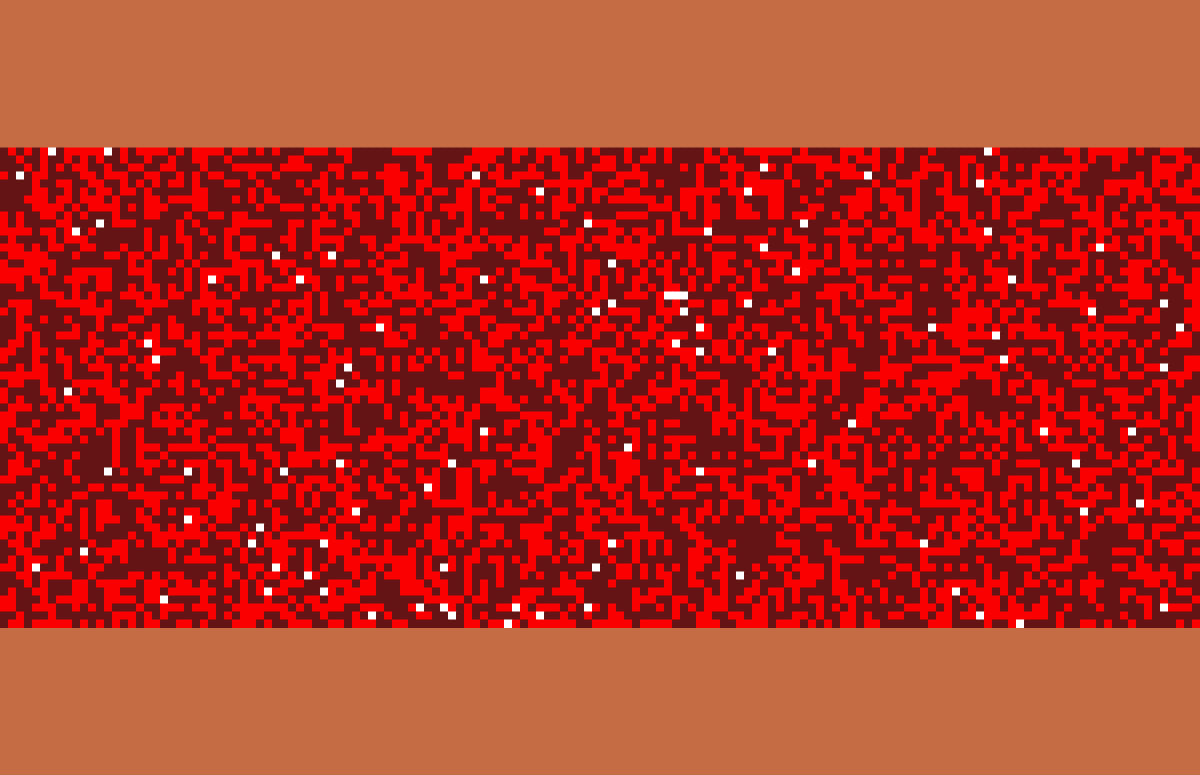
Frame 1 (no input)
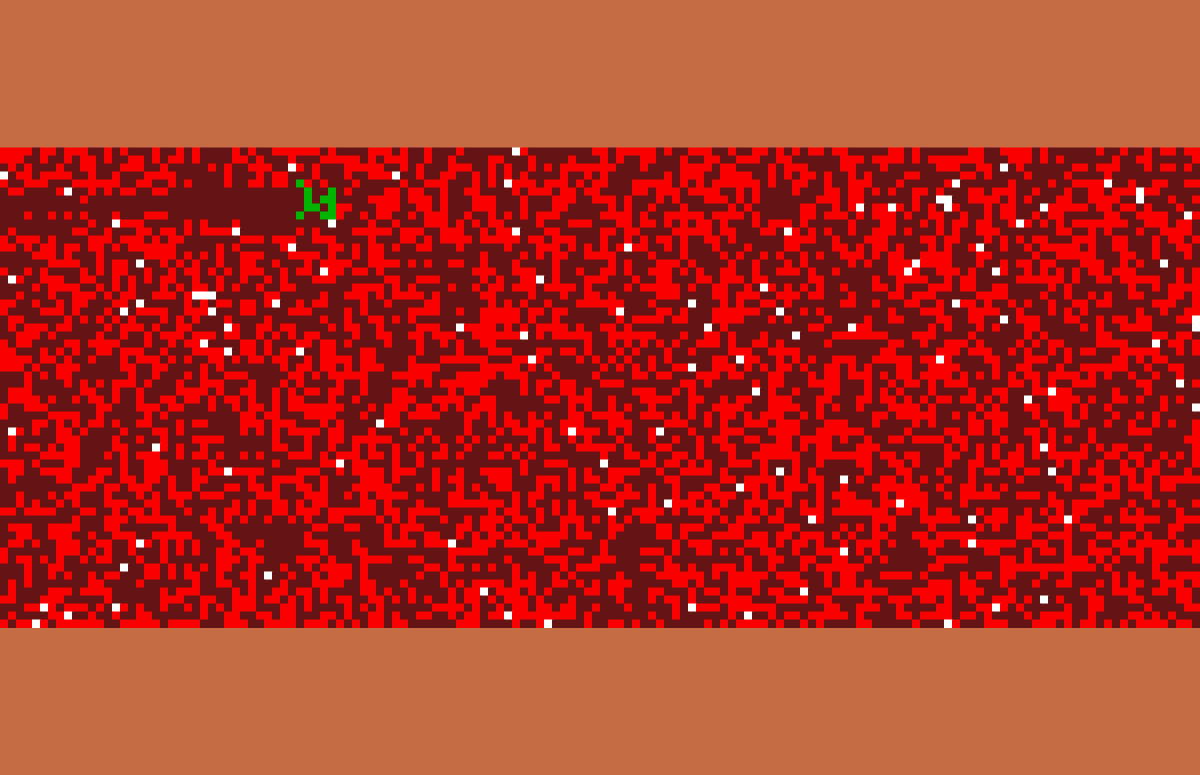
Frame 60 (the mouse pressed at the canvas centre just before this capture)
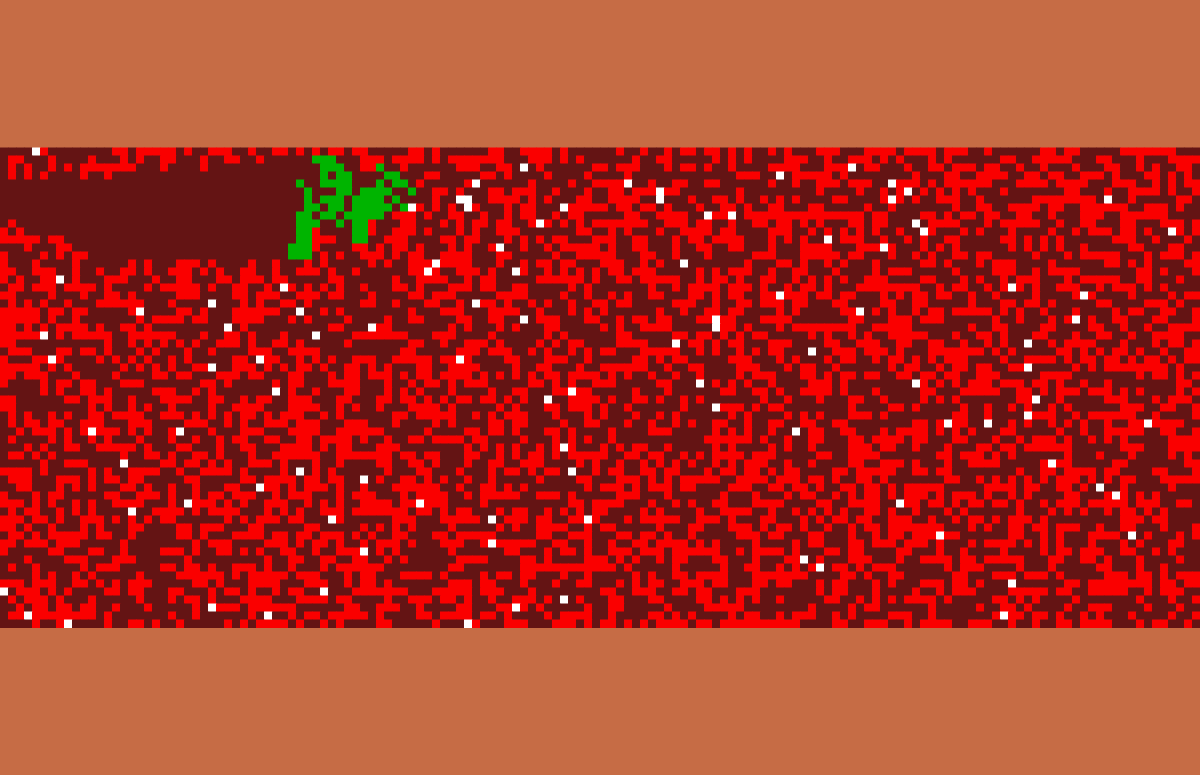
Frame 120 (the mouse held since frame 60 and released just before this capture)

The Processing sketch that drew these frames (run headless with seeded random() and noise(); from frame 60 on, the mouse is pressed at the canvas centre):

// Processing sketch: Blood_Virus
// ── Blood_Virus.pde
String[][] blood;
String[][] fakeblood;
String[] probabilities;

float cellSize;
float SidePadding;
float VerticalPadding;
int NumRows = 60;
int padding = 0;

// TRY CHANGING THE VALUES BELOW 
int ZoomOut = 150;         // Zooms out from the artery as the value increases (Min 150 if you want 0 padding)
int PSpawnRate = 10;       // The spawn rate of pathogens entering the bloodstream
int PHungerRate = 15;      // The rate at which the pathogen eats red blood cells
int VitaminCLevels = 14;   // The rate at which white blood cells destroy the microbial invaders
int VitaminDLevels = 17;   // The rate at which reinforcements arrive once white blood cells have detected pathogens
int RedPercent = 45;       // Percentage of red bloodcells in healthy blood
int WhitePercent = 1;      // Percentage of white bloodcells in healthy blood


void setup(){
  size(1200,775);
  frameRate(30);
  noStroke();
  
  probabilities = new String[100];
  FillProbabilities(RedPercent,WhitePercent);      // This sets percentages for red blood cells and white blood cells respectively
  
  blood = new String[NumRows][ZoomOut];
  fakeblood = new String[NumRows][ZoomOut];
  
  // These lines adjust padding to make all cells as big as possible
  int MaxTopSize = (height-2*padding)/NumRows;
  int MaxSideSize = (width-2*padding)/ZoomOut;
  cellSize = min(MaxSideSize,MaxTopSize);
  SidePadding = (width - ZoomOut*cellSize)/2;      // Vertical and side padding are different to guarantee max cell size
  VerticalPadding = (height - NumRows*cellSize)/2;
  
  setCellValuesRandomly();      // Sets cell types for the first frame of the animation
  
}


void draw() { 
  background(198,108,69);
  float y;
  // This entire section checks the type of cell that should be drawn, and draws it
  for(int i=0;i<NumRows; i++) {
    y =  i*(cellSize) + VerticalPadding;      // The y-value of the current cell to be drawn
    for(int j=0; j<ZoomOut; j++) {
      float x = SidePadding + j*cellSize;      // The x-value of the current cell to be drawn
      if (blood[i][j] == null)
        fill(200,200,0);
      else if (blood[i][j].equals("white"))
        fill(255);
      else if (blood[i][j].equals("pathogen"))
        fill(0,180,0);
      else if (blood[i][j].equals("red"))
        fill(250,0,0);
      else
        fill(100,20,20);
      
      rect(x, y, cellSize+0.5, cellSize+0.5);  // Draws the current cell. I added 0.5 to fix a bug that shows background lines between cells.
    }
  }
  MoveBlood();      // Slides all bloodcells left by 1
  UpdatePathogen();      // Lets pathogens eat stuff
  SpawnNewPathogens();      // Randomely spawns new pathogens
  SpawnNewBloodCells();      // Spawns cells to continue blood flow
  UpdateWhite();      // lets white blood cells destroy pathogens and call for backup
  UpdateArray();      // copies the placeholder array into the current frame's array
}


void UpdateWhite(){
  for(int i=0;i<NumRows; i++) {
    for(int j=0; j<ZoomOut; j++) {
      if (blood[i][j].equals("white")){
        for(int x = -1; x <2; x++){      // These two arrays target an area around the white blood cell
          for(int y = -1; y <2; y++){
            try{
              if (blood[i+y][j+x].equals("pathogen")){      // Looking for adjacent pathogens
                if (random(0,20) < VitaminCLevels){      // Chance for white blood cells to kill the pathogen
                  fakeblood[i+y][j+x] = "plasma";
                  for (int w = -1; w<2 ; w++){      // A chance to call reinforcements close to the destroyed pathogen
                    if (random(0,60) < VitaminDLevels)
                      fakeblood[i+y+w][ZoomOut-1] = "white";
                      }
                    }
                  }
                }
            catch (IndexOutOfBoundsException e) { 
            }
          }
        }
      }
    }
  }
}


void UpdatePathogen(){
  for(int i=0;i<NumRows; i++) {
    for(int j=0; j<ZoomOut; j++) {
      if (blood[i][j].equals("pathogen")){
        fakeblood[i][j] = "pathogen";
        for(int x = -1; x <2; x++){      // These two arrays target an area around the pathogen
          for(int y = -1; y <2; y++){
            try{
              if (blood[i+y][j+x].equals("red")){      // Looking for adjacent red blood cells
                if (random(0,250) < PHungerRate){      // Chance for target pathogen to eat a red blood cell
                  fakeblood[i+y][j+x] = "pathogen";      // This overwrites the location of the red blood cell
                    }
                  }
                }
            catch (IndexOutOfBoundsException e) { 
            }
          }
        }
      }
    }
  }
}


void SpawnNewPathogens(){
  if (random(0,500) < PSpawnRate){
    int i = round(random(0,NumRows-1));
    int j = round(random(0,ZoomOut-1));
    fakeblood[i][j] = "pathogen";
  }
}


void SpawnNewBloodCells(){
  for(int i=0;i<NumRows; i++) {      // Targets the farthest right collumn, where blood cells have just away moved from
    fakeblood[i][ZoomOut-1] = probabilities[round(random(0,99))];
  }
}


void UpdateArray(){
  for(int i=0;i<NumRows; i++) {
    for(int j=0; j<ZoomOut; j++) {
      blood[i][j] = fakeblood[i][j];
    }
  }
}


void MoveBlood(){
  for (int j = 0; j<ZoomOut;j++){
    for (int i = 0; i<NumRows;i++){
      if (!blood[i][j].equals("pathogen") && !blood[i][j].equals("plasma")){      // Targets white and red cells
        try{      // "try" is used because there is a chance we target over the edge of the array
          fakeblood[i][j-1] = blood[i][j];
        }
        catch(IndexOutOfBoundsException e){
        }
        fakeblood[i][j] = "plasma";      // Leaving empty space ("plasma") where the cell used to be
      }
      else      
        fakeblood[i][j] = blood[i][j];      // If it's a cell that shouldn't be moved, we'll just record its place
    }
  }
}


void FillProbabilities(int percentred,int percentwhite){
  for (int i = 0 ; i<percentred ; i++){      // Targets all slots that should be filled by red
    probabilities[i] = "red";
  }
  for (int i = percentred ; i<percentwhite+percentred ; i++){      // Targets all slots that should be filled by white
    probabilities[i] = "white";
  }
  for (int i = percentwhite+percentred ; i<probabilities.length ; i++){      // Fills the rest with plasma
    probabilities[i] = "plasma";
  }
}


void setCellValuesRandomly() {
  for(int i = 0 ; i < NumRows ; i++){
    for(int j = 0 ; j < ZoomOut ; j++) {
      String disCell = probabilities[round(random(0,99))];      // Picks from our custom array where every slot is 1 percent
      if (disCell.equals("red"))
        blood[i][j] = "red";
      else if (disCell.equals("white"))
        blood[i][j] = "white";
      else
        blood[i][j] = "plasma";
  }}
}
